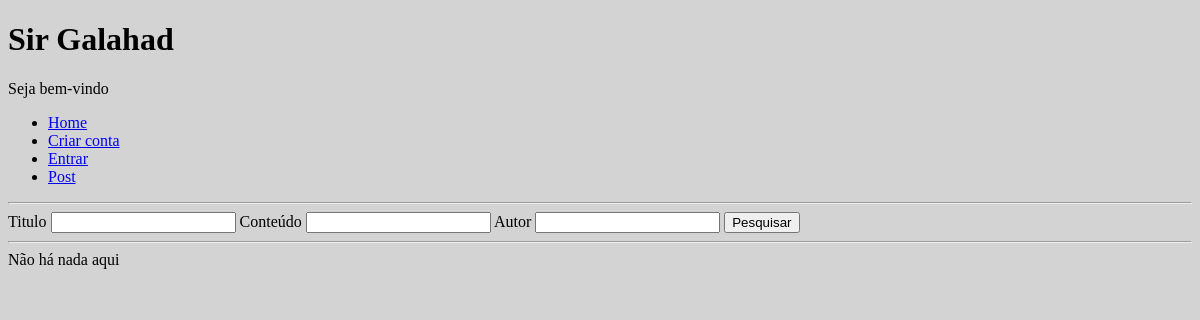
Before: / with the older database file.
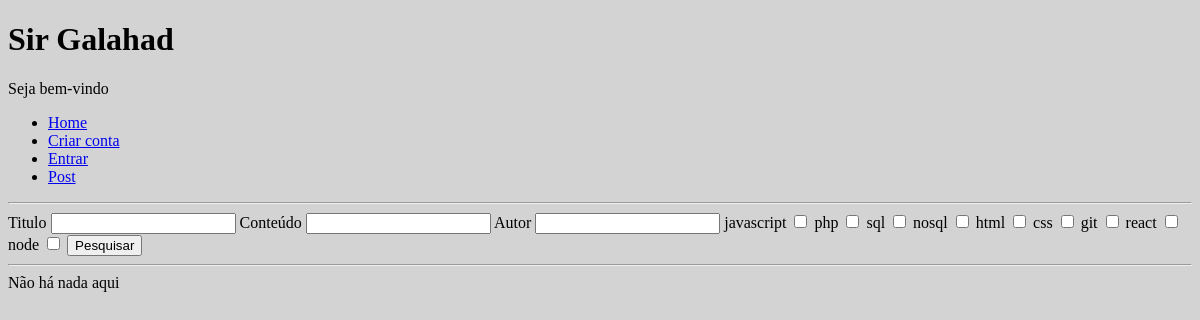
After: the same page with the newer database file.
### tables this page shows
CREATE TABLE `category` (
  `id` int(11) NOT NULL,
  `name` varchar(255) NOT NULL
);

### useful_functions.php (called while the page is built, shortened)
<?php
function get_categories($conn) {
  $sql = "SELECT * FROM category;";
  return $conn->query($sql)->fetch_all(MYSQLI_ASSOC);
}
function get_posts($conn) {
  $posts_formated = [];
  $sql = "SELECT * FROM post WHERE deleted_at IS NULL ORDER BY id DESC;";
  $posts = $conn->query($sql)->fetch_all(MYSQLI_ASSOC);
  $sql = "SELECT * FROM post_for_category";
  $posts_for_category = $conn->query($sql)->fetch_all(MYSQLI_ASSOC);
  $sql = "SELECT * FROM category";
  $categories = $conn->query($sql)->fetch_all(MYSQLI_ASSOC);
  $sql = "SELECT * FROM account";
  $accounts = $conn->query($sql)->fetch_all(MYSQLI_ASSOC);
  return $posts_formated;
}

### templates/search_post_bar.php (the view, shortened to what this page needs)
<?php
  require_once("./useful_functions.php");
  require_once("./connection.php");
  $categories = get_categories($conn);
?>
<div>
  <form action="" method="GET" id="search_post_bar">
    <label for="title">Titulo</label>
    <input type="text" name="title" id="title">
    <label for="body">Conteúdo</label>
    <input type="text" name="body" id="body">
    <label for="autor">Autor</label>
    <input type="text" name="autor" id="autor">
    <?php foreach($categories as $category): ?>
      <label for="<?= $category["name"]?>">
        <?= $category["name"]?>
      </label>
      <input
        type="checkbox"
        name="categories[]"
        value="<?= $category["id"] ?>"
        id="<?= $category["name"]?>"
      >
    <?php endforeach; ?>
    <button>Pesquisar</button>
  </form>
  <hr>
</div>

### index.php (shortened to what this page needs)
<?php
require_once("./useful_functions.php");
require_once("./connection.php");
$posts = get_posts($conn);
?>
<!DOCTYPE html>
<html lang="pt-br">
<body>
  <h1>Sir Galahad</h1>
  <p>Seja bem-vindo</p>
    <?php require_once("./templates/search_post_bar.php"); ?>
  <div>
    <?php if ($posts): ?>
      <?php foreach($posts as $post): ?>
        <div>
          <h3><?= $post["title"] ?></h3>
          <div>
            <p><?= $post["body"] ?></p>
          </div>
          <div>
            <span>Autor: <?= $post["autor"] ?></span>
          </div>
          <div>
            <span>Cadastrado em: <?= get_formated_date($post["created_at"]) ?></span>
          </div>
          <div>
            <span>Ultima alteração em: <?= get_formated_date($post["updated_at"]) ?></span>
          </div>
          <div>
            <span>Categorias</span>
            <ul>
              <?php foreach($post["categories"] as $category): ?>
                <li><?= $category["name"] ?></li>
              <?php endforeach; ?>
            </ul>
          </div>
          <?php if (isset($user) && !empty($user)): ?>
            <div>
              <span>Ações</span>
              <ul>
                <li><a href="">Comentar</a></li>
                <li><a href="">Curtir</a></li>
              </ul>
            </div>
          <?php endif; ?>
          <hr>
        </div>
      <?php endforeach; ?>
    <?php else: ?>
      <div>
        <span>Não há nada aqui</span>
      </div>
    <?php endif; ?>
  </div>
</body>
</html>

### css/index.css (style rules this page uses)
body { background-color: lightgray; }

Changed rows visible on the page:
added category: name "javascript"
added category: name "php"
added category: name "sql"
added category: name "nosql"
added category: name "html"
added category: name "css"
added category: name "git"
added category: name "react"
added category: name "node"
